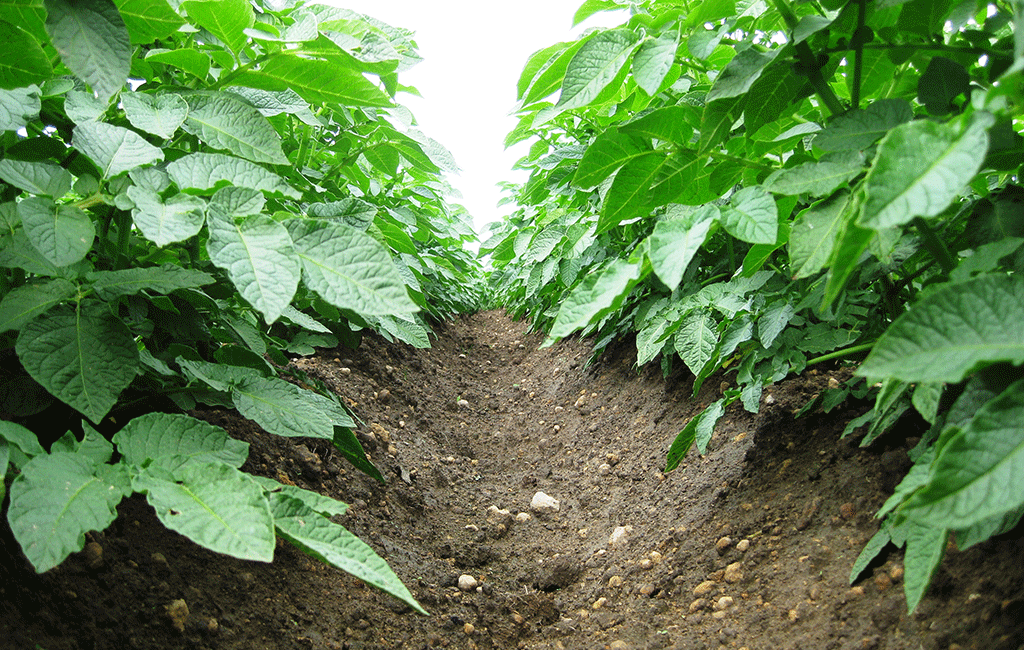
#> input picture IMG_TEST/c3.png, 1024 x 650 px
$ python watershed_skimage.py
#> lines starting #> are read from the running program, lines starting #| are printed output that depends on the picture; after the words box and inside, x2 and y2 are one past the last pixel; in counts of white or black regions, pixels touching at a corner belong together
from scipy import ndimage as ndi
import matplotlib.pyplot as plt
from skimage.morphology import disk
from skimage.segmentation import watershed
from skimage.filters import rank
import cv2
import time

img = cv2.imread("c3.png",0)#img_as_ubyte(data.eagle())
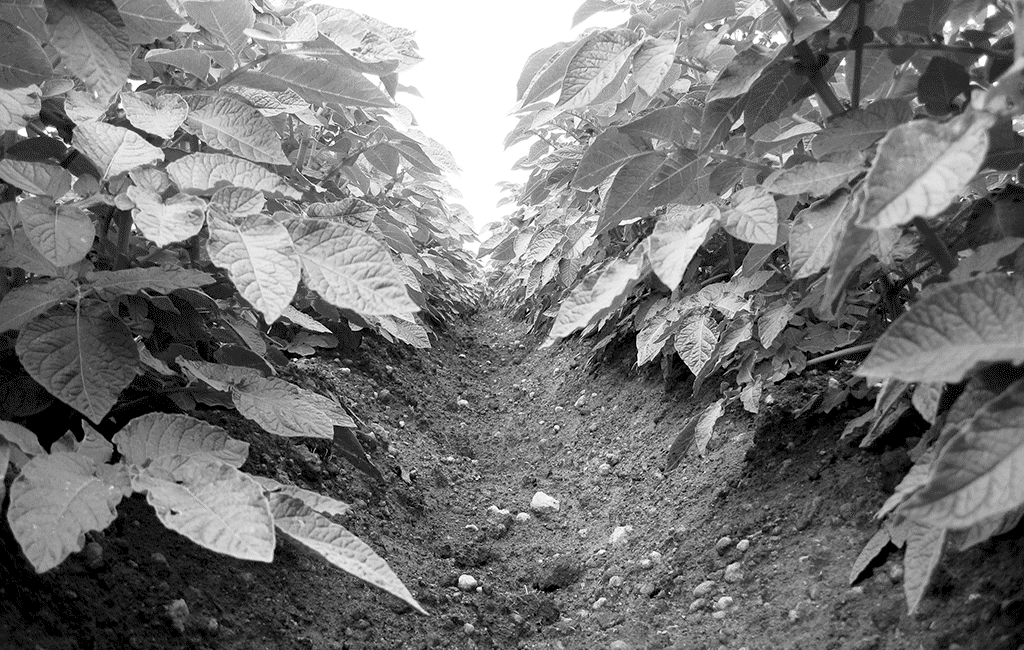
#> img: shape (650, 1024); min 0, max 255, mean 118.4

start = time.time()
# denoise image
denoised = rank.median(img, disk(5))
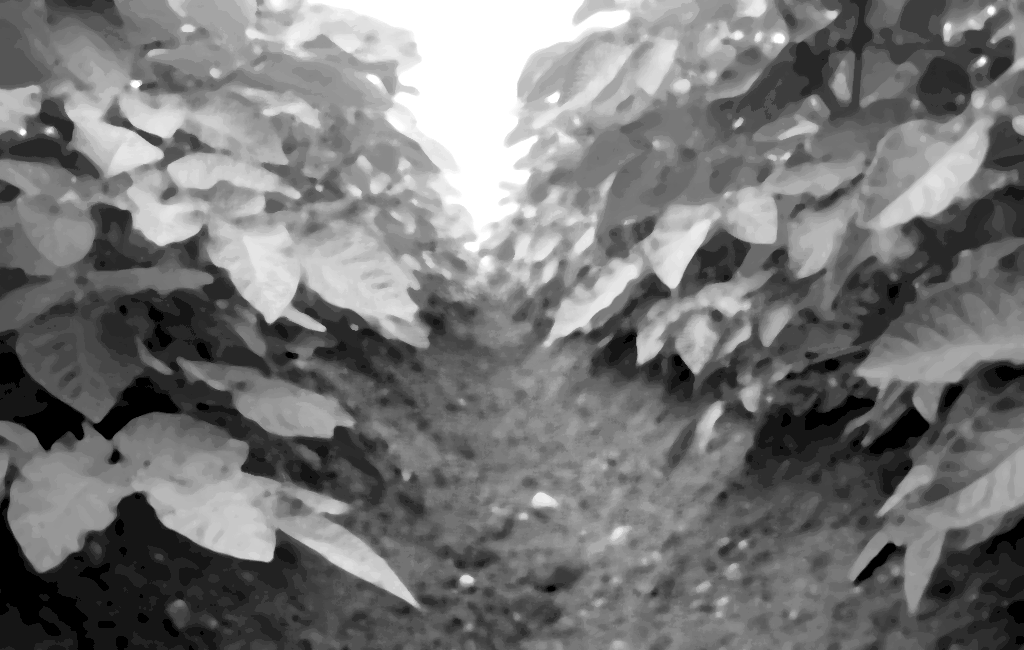
#> denoised: shape (650, 1024); min 0, max 255, mean 118.1

# local gradient (disk(2) is used to keep edges thin)
gradient = rank.gradient(denoised, disk(6))
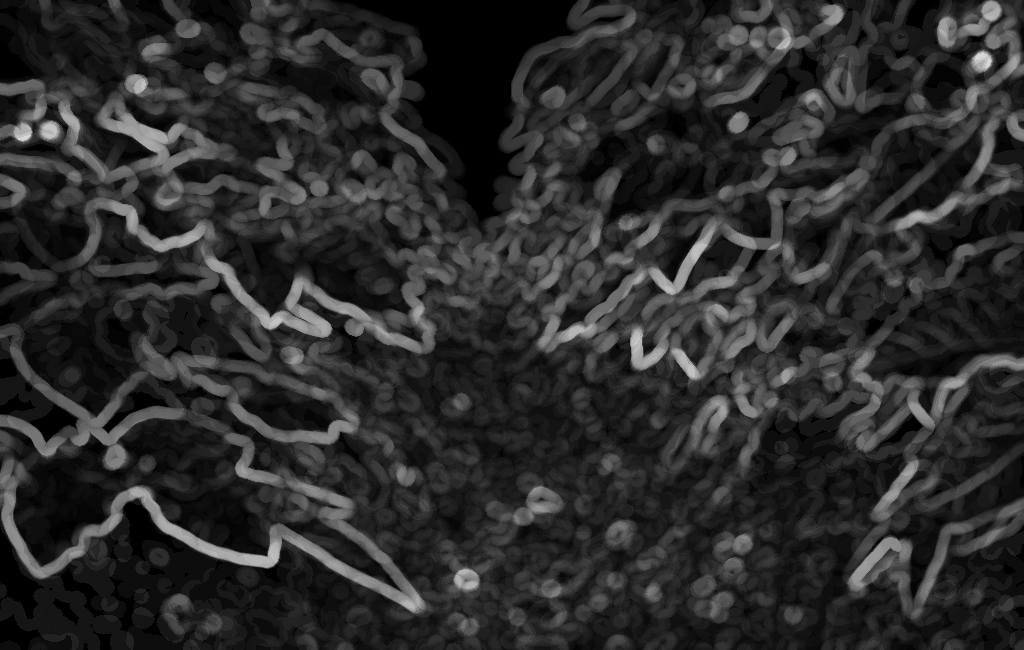
#> gradient: shape (650, 1024); min 0, max 216, mean 44.2

# find continuous region (low gradient -
# where less than 10 for this image) --> markers
# disk(5) is used here to get a more smooth image
markers_ = gradient < 15
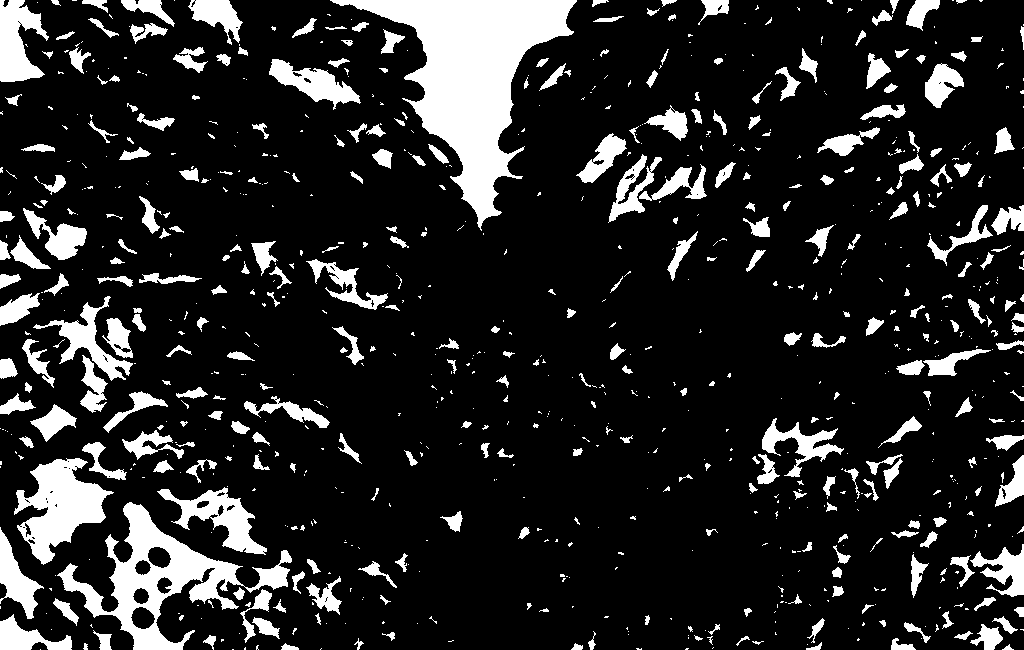
#> markers_: shape (650, 1024) bool; 15.1% white; 857 white regions (528 under 20 px), largest, box (x1, y1, x2, y2) and area: (330, 0, 577, 231) 19798, (57, 502, 292, 650) 9257, (14, 458, 114, 565) 5207
markers = ndi.label(markers_)[0]
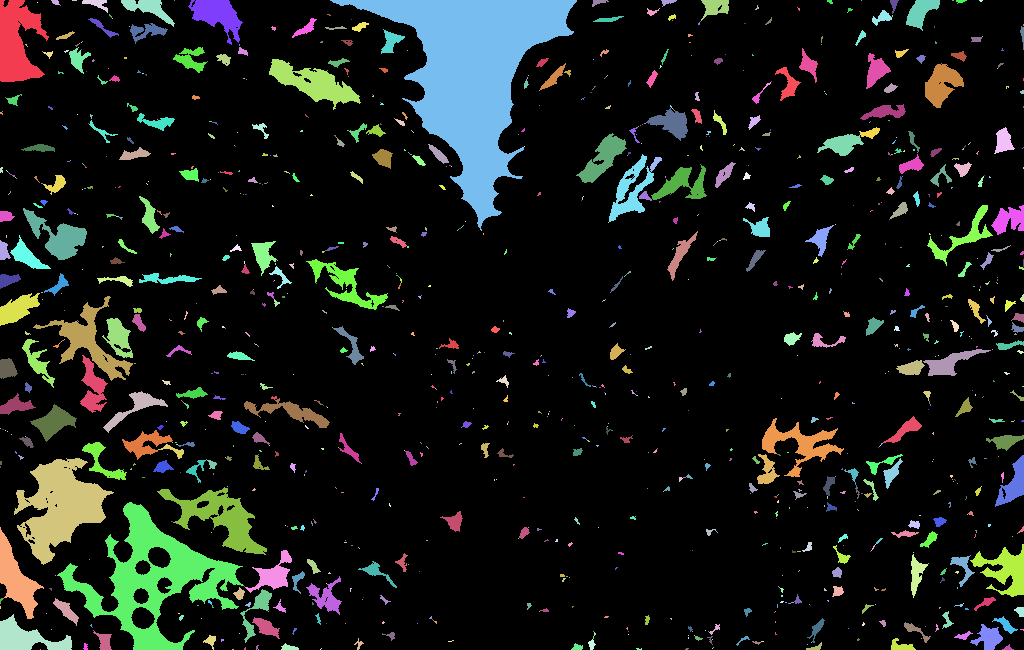
#> markers: shape (650, 1024) int32; 1184 distinct labels, from 0 to 1183; one colour per label, 0 black

# process the watershed
labels = watershed(gradient, markers)
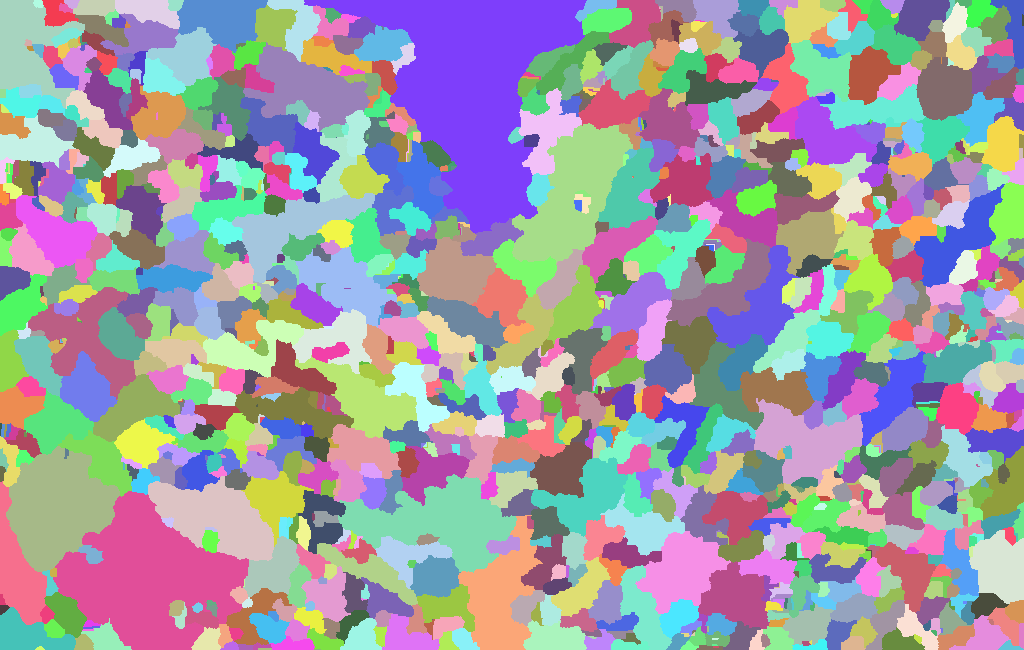
#> labels: shape (650, 1024) int32; 1183 distinct labels, from 1 to 1183; one colour per label, 0 black

end=time.time()
print(end-start)
# display results
fig, axes = plt.subplots(nrows=2, ncols=2, figsize=(8, 8),
                         sharex=True, sharey=True)
ax = axes.ravel()

ax[0].imshow(img, cmap=plt.cm.gray)
ax[0].set_title("Original")

ax[1].imshow(gradient, cmap=plt.cm.nipy_spectral)
ax[1].set_title("Local Gradient")

ax[2].imshow(markers_, cmap=plt.cm.nipy_spectral)
ax[2].set_title("Markers")

ax[3].imshow(img, cmap=plt.cm.gray)
ax[3].imshow(labels, cmap=plt.cm.nipy_spectral, alpha=.5)
ax[3].set_title("Segmented")

for a in ax:
    a.axis('off')

fig.tight_layout()
plt.show()

metod='skymage'

"""
plt.imsave('./denoised_'+str(metod)+'.png',denoised,cmap=plt.cm.gray)
plt.imsave('./gradient_'+str(metod)+'.png',gradient,cmap=plt.cm.nipy_spectral)
plt.imsave('./markers_'+str(metod)+'.png',markers_,cmap=plt.cm.nipy_spectral)
plt.imsave('./segmented_'+str(metod)+'.png',labels,cmap=plt.cm.nipy_spectral)
"""

$ run again, with IMG_TEST/c11.png copied over IMG_TEST/c3.png
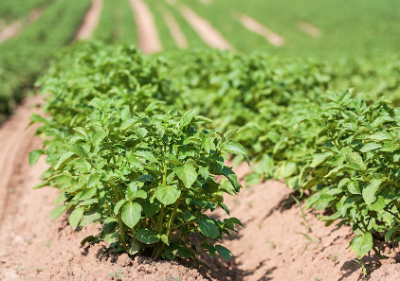
#> input picture IMG_TEST/c11.png, 400 x 281 px
#> `markers_ = gradient < 15`:
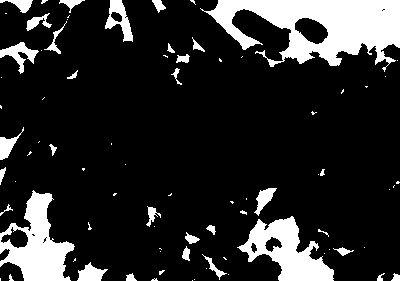
#> markers_: shape (281, 400) bool; 15.9% white; 81 white regions (48 under 20 px), largest, box (x1, y1, x2, y2) and area: (200, 0, 400, 72) 7606, (0, 190, 75, 281) 3317, (237, 216, 334, 281) 2972
#> markers: shape (281, 400) int32; 121 distinct labels, from 0 to 120
#> `labels = watershed(gradient, markers)`:
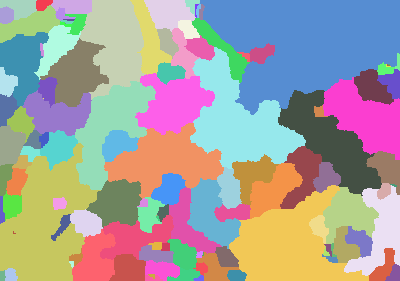
#> labels: shape (281, 400) int32; 120 distinct labels, from 1 to 120; one colour per label, 0 black

$ run again, with IMG_TEST/c12.png copied over IMG_TEST/c3.png
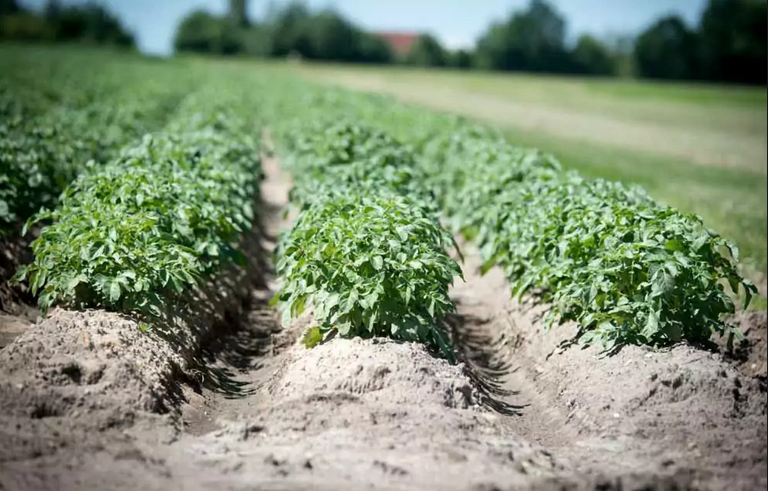
#> input picture IMG_TEST/c12.png, 768 x 491 px
#> `markers_ = gradient < 15`:
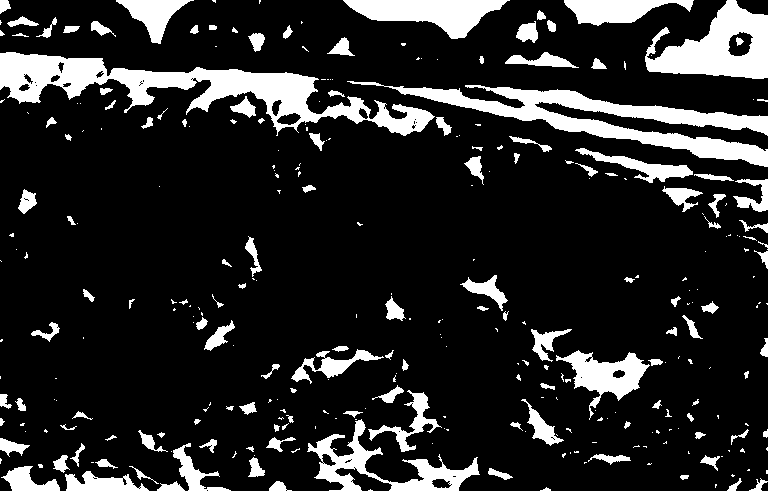
#> markers_: shape (491, 768) bool; 15.4% white; 310 white regions (175 under 20 px), largest, box (x1, y1, x2, y2) and area: (0, 52, 435, 136) 11120, (347, 81, 768, 167) 8963, (645, 0, 768, 79) 5366
#> markers: shape (491, 768) int32; 412 distinct labels, from 0 to 411
#> `labels = watershed(gradient, markers)`:
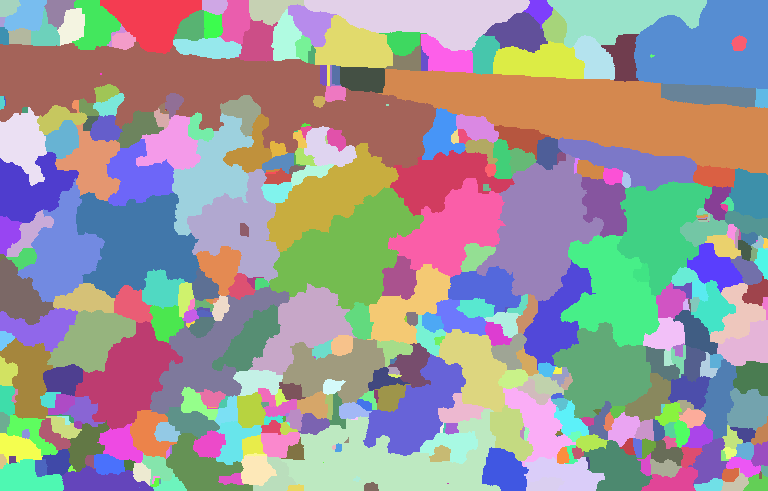
#> labels: shape (491, 768) int32; 411 distinct labels, from 1 to 411; one colour per label, 0 black

$ run again, with IMG_TEST/c13.png copied over IMG_TEST/c3.png
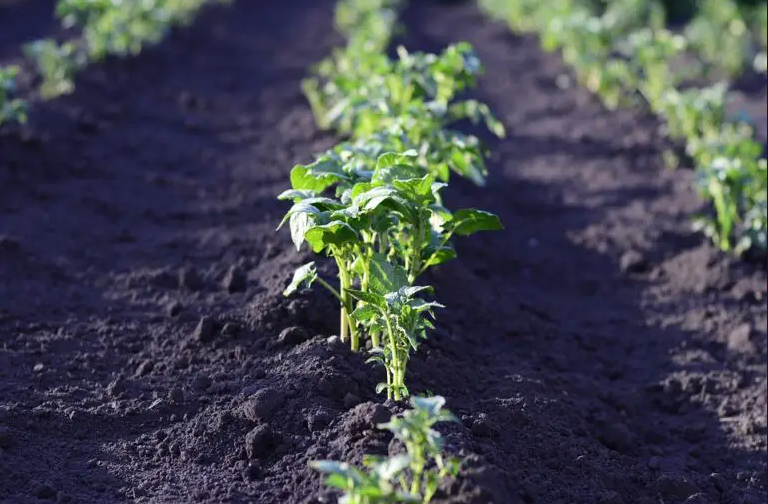
#> input picture IMG_TEST/c13.png, 768 x 504 px
#> `markers_ = gradient < 15`:
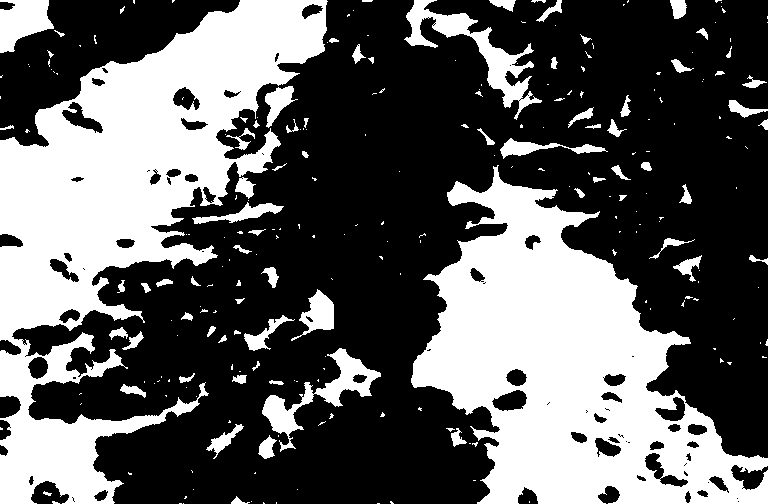
#> markers_: shape (504, 768) bool; 37.1% white; 249 white regions (172 under 20 px), largest, box (x1, y1, x2, y2) and area: (0, 0, 328, 504) 65942, (411, 165, 768, 504) 58952, (404, 0, 542, 120) 3614
#> markers: shape (504, 768) int32; 337 distinct labels, from 0 to 336
#> `labels = watershed(gradient, markers)`:
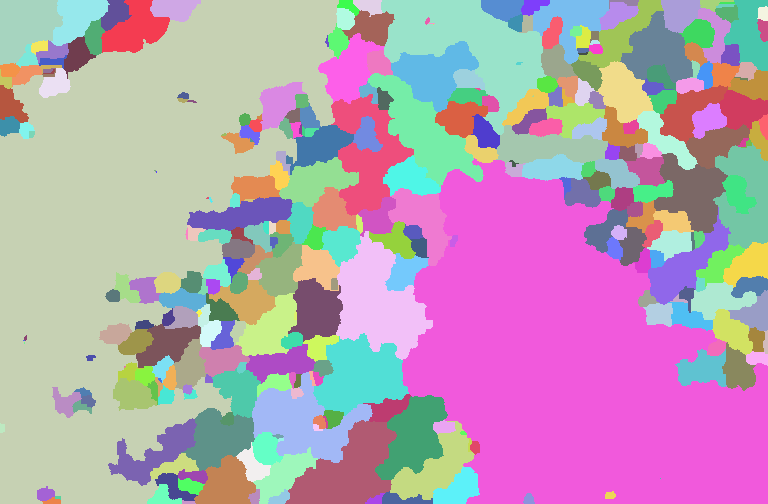
#> labels: shape (504, 768) int32; 336 distinct labels, from 1 to 336; one colour per label, 0 black
